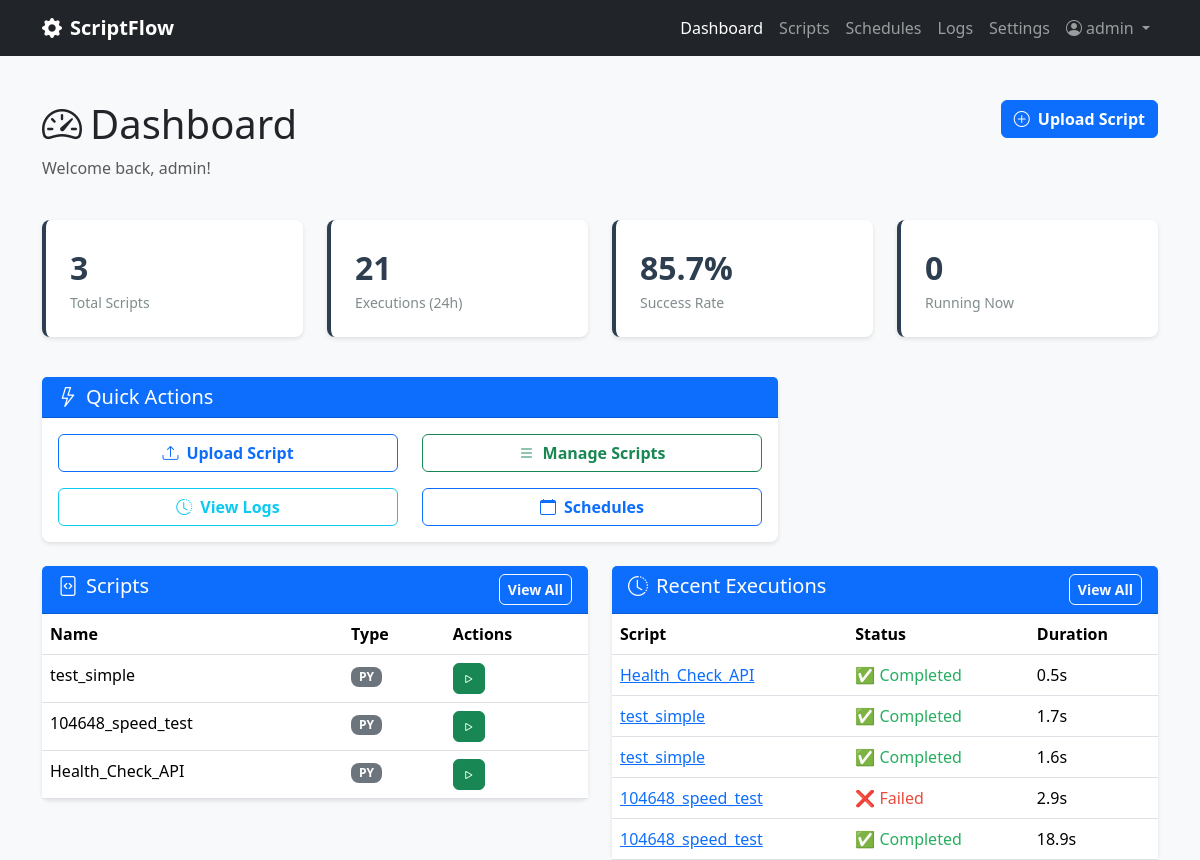
The app's page /dashboard (signed in) with its own data.
### scriptflow.py (models this page shows, shortened)
class User(UserMixin, db.Model):
    __tablename__ = 'users'
    id = db.Column(db.Integer, primary_key=True)
    username = db.Column(db.String(80), unique=True, nullable=False)
    email = db.Column(db.String(120), unique=True, nullable=False)
    password_hash = db.Column(db.String(255), nullable=False)
    created_at = db.Column(db.DateTime, default=datetime.now)
    last_login = db.Column(db.DateTime)

class Script(db.Model):
    __tablename__ = 'scripts'
    id = db.Column(db.Integer, primary_key=True)
    name = db.Column(db.String(100), nullable=False)
    description = db.Column(db.Text)
    filename = db.Column(db.String(255), nullable=False)
    file_path = db.Column(db.String(500), nullable=False)
    script_type = db.Column(db.String(10), nullable=False)  # 'py' or 'bat'
    file_size = db.Column(db.Integer)
    created_at = db.Column(db.DateTime, default=datetime.now)
    updated_at = db.Column(db.DateTime, default=datetime.now, onupdate=datetime.now)
    is_active = db.Column(db.Boolean, default=True)
    user_id = db.Column(db.Integer, db.ForeignKey('users.id'), nullable=False)

class Execution(db.Model):
    __tablename__ = 'executions'
    id = db.Column(db.Integer, primary_key=True)
    started_at = db.Column(db.DateTime, default=datetime.now, nullable=False)
    completed_at = db.Column(db.DateTime)
    status = db.Column(db.String(20), default='pending', nullable=False)  # pending, running, completed, failed, timeout
    exit_code = db.Column(db.Integer)
    stdout = db.Column(db.Text)
    stderr = db.Column(db.Text)
    duration_seconds = db.Column(db.Float)
    trigger_type = db.Column(db.String(20), default='manual', nullable=False)  # manual, scheduled, api
    script_id = db.Column(db.Integer, db.ForeignKey('scripts.id'), nullable=False)
    user_id = db.Column(db.Integer, db.ForeignKey('users.id'), nullable=False)
    script = db.relationship('Script', backref='executions')
    @property
    def formatted_duration(self):
        if not self.duration_seconds:
            return "N/A"
        if self.duration_seconds < 60:
            return f"{self.duration_seconds:.1f}s"
        else:
            minutes = int(self.duration_seconds // 60)
            seconds = int(self.duration_seconds % 60)
            return f"{minutes}m {seconds}s"
    @property
    def status_icon(self):
        icons = {
            'pending': '⏳',
            'running': '🔄',  # Emoji simples que funciona bem
            'completed': '✅',
            'failed': '❌',
            'timeout': '⏰',
            'cancelled': '🛑'
        }
        return icons.get(self.status, '❓')
    @property
    def status_color(self):
        colors = {
            'pending': 'secondary',
            'running': 'running',  # Usar classe CSS personalizada com animação
            'completed': 'success',
            'failed': 'danger',
            'timeout': 'warning',
            'cancelled': 'danger'
        }
        return colors.get(self.status, 'secondary')

### scriptflow.py (the view)
@app.route('/dashboard')
@login_required
def dashboard():
    user_scripts = Script.query.filter_by(user_id=current_user.id, is_active=True).all()
    recent_executions = Execution.query.filter_by(user_id=current_user.id)\
        .order_by(Execution.started_at.desc())\
        .limit(5).all()
    total_scripts = len(user_scripts)
    executions_24h = Execution.query.filter(
        Execution.user_id == current_user.id,
        Execution.started_at >= datetime.now() - timedelta(days=1)
    ).count()
    successful_24h = Execution.query.filter(
        Execution.user_id == current_user.id,
        Execution.started_at >= datetime.now() - timedelta(days=1),
        Execution.status == 'completed',
        Execution.exit_code == 0
    ).count()
    success_rate = round((successful_24h / executions_24h * 100) if executions_24h > 0 else 100, 1)
    stats = {
        'total_scripts': total_scripts,
        'executions_24h': executions_24h,
        'success_rate_24h': success_rate,
        'running_count': len(running_processes)
    }
    return render_template('dashboard.html',
                         scripts=user_scripts,
                         recent_executions=recent_executions,
                         stats=stats)

### scriptflow.py (called while the page is built)
@login_manager.user_loader
def load_user(user_id):
    return User.query.get(int(user_id))

### templates/dashboard.html (shortened to what this page needs)
{% extends "base.html" %}
{% block content %}
        <div class="row mb-4">
            <div class="col">
                <h1><i class="bi bi-speedometer2 me-2"></i>Dashboard</h1>
                <p class="text-muted">Welcome back, {{ current_user.username }}!</p>
            </div>
            <div class="col-auto">
                <a href="{{ url_for('upload_script') }}" class="btn btn-primary">
                    <i class="bi bi-plus-circle me-2"></i>Upload Script
                </a>
            </div>
        </div>
        <div class="row mb-4">
            <div class="col-md-3 mb-3">
                <div class="stats-card">
                    <p class="stats-number">{{ stats.total_scripts }}</p>
                    <p class="stats-label">Total Scripts</p>
                </div>
            </div>
            <div class="col-md-3 mb-3">
                <div class="stats-card">
                    <p class="stats-number">{{ stats.executions_24h }}</p>
                    <p class="stats-label">Executions (24h)</p>
                </div>
            </div>
            <div class="col-md-3 mb-3">
                <div class="stats-card">
                    <p class="stats-number">{{ stats.success_rate_24h }}%</p>
                    <p class="stats-label">Success Rate</p>
                </div>
            </div>
            <div class="col-md-3 mb-3">
                <div class="stats-card">
                    <p class="stats-number">{{ stats.running_count }}</p>
                    <p class="stats-label">Running Now</p>
                </div>
            </div>
        </div>
        <div class="row mb-4">
            <div class="col-md-8">
                <div class="card">
                    <div class="card-header bg-primary text-white">
                        <h5 class="mb-0"><i class="bi bi-lightning me-2"></i>Quick Actions</h5>
                    </div>
                    <div class="card-body">
                        <div class="row">
                            <div class="col-md-6 mb-3">
                                <a href="{{ url_for('upload_script') }}" class="btn btn-outline-primary w-100">
                                    <i class="bi bi-upload me-2"></i>Upload Script
                                </a>
                            </div>
                            <div class="col-md-6 mb-3">
                                <a href="{{ url_for('scripts') }}" class="btn btn-outline-success w-100">
                                    <i class="bi bi-list me-2"></i>Manage Scripts
                                </a>
                            </div>
                            <div class="col-md-6">
                                <a href="{{ url_for('logs') }}" class="btn btn-outline-info w-100">
                                    <i class="bi bi-clock-history me-2"></i>View Logs
                                </a>
                            </div>
                            <div class="col-md-6">
                                <a href="{{ url_for('schedules') }}" class="btn btn-outline-primary w-100">
                                    <i class="bi bi-calendar me-2"></i>Schedules
                                </a>
                            </div>
                        </div>
                    </div>
                </div>
            </div>
        </div>
        <div class="row">
            <div class="col-md-6">
                <div class="card">
                    <div class="card-header bg-primary text-white d-flex justify-content-between">
                        <h5 class="mb-0"><i class="bi bi-file-code me-2"></i>Scripts</h5>
                        <a href="{{ url_for('scripts') }}" class="btn btn-sm btn-outline-light">View All</a>
                    </div>
                    <div class="card-body p-0">
                        {% if scripts %}
                            <div class="table-responsive">
                                <table class="table table-hover mb-0">
                                    <thead>
                                        <tr>
                                            <th>Name</th>
                                            <th>Type</th>
                                            <th>Actions</th>
                                        </tr>
                                    </thead>
                                    <tbody>
                                        {% for script in scripts[:5] %}
                                        <tr>
                                            <td>{{ script.name }}</td>
                                            <td><span class="badge bg-secondary">{{ script.script_type.upper() }}</span></td>
                                            <td>
                                                <form method="POST" action="{{ url_for('execute_script', script_id=script.id) }}" class="d-inline">
                                                    <button type="submit" class="btn btn-sm btn-success" title="Execute">
                                                        <i class="bi bi-play"></i>
                                                    </button>
                                                </form>
                                            </td>
                                        </tr>
                                        {% endfor %}
                                    </tbody>
                                </table>
                            </div>
                        {% else %}
                            <div class="p-4 text-center">
                                <i class="bi bi-file-code text-muted" style="font-size: 3rem;"></i>
                                <p class="text-muted mt-2">No scripts yet</p>
                                <a href="{{ url_for('upload_script') }}" class="btn btn-primary">Upload First Script</a>
                            </div>
                        {% endif %}
                    </div>
                </div>
            </div>
            <div class="col-md-6">
                <div class="card">
                    <div class="card-header bg-primary text-white d-flex justify-content-between">
                        <h5 class="mb-0"><i class="bi bi-clock-history me-2"></i>Recent Executions</h5>
                        <a href="{{ url_for('logs') }}" class="btn btn-sm btn-outline-light">View All</a>
                    </div>
                    <div class="card-body p-0">
                        {% if recent_executions %}
                            <div class="table-responsive">
                                <table class="table table-hover mb-0">
                                    <thead>
                                        <tr>
                                            <th>Script</th>
                                            <th>Status</th>
                                            <th>Duration</th>
                                        </tr>
                                    </thead>
                                    <tbody>
                                        {% for execution in recent_executions %}
                                        <tr>
                                            <td>
                                                <a href="{{ url_for('view_execution', execution_id=execution.id) }}">
                                                    {{ execution.script.name if execution.script else 'Unknown' }}
                                                </a>
                                            </td>
                                            <td>
                                                <span class="status-{{ execution.status_color }}">
                                                    {{ execution.status_icon }} {{ execution.status|title }}
                                                </span>
                                            </td>
                                            <td>{{ execution.formatted_duration }}</td>
                                        </tr>
                                        {% endfor %}
                                    </tbody>
                                </table>
                            </div>
                        {% else %}
                            <div class="p-4 text-center">
                                <i class="bi bi-clock-history text-muted" style="font-size: 3rem;"></i>
                                <p class="text-muted mt-2">No executions yet</p>
                            </div>
                        {% endif %}
                    </div>
                </div>
            </div>
        </div>
{% endblock %}

### templates/base.html (shortened to what this page needs)
<!DOCTYPE html>
<html lang="en">
<head>
    <link href="https://cdn.jsdelivr.net/npm/bootstrap@5.3.2/dist/css/bootstrap.min.css" rel="stylesheet">
    <link href="https://cdn.jsdelivr.net/npm/bootstrap-icons@1.11.0/font/bootstrap-icons.css" rel="stylesheet">
    <link href="{{ url_for('static', filename='css/app.css') }}" rel="stylesheet">
</head>
<body{% block body_class %}{% endblock %}>
    <nav class="navbar navbar-expand-lg navbar-dark bg-dark fixed-top">
        <div class="container">
            <a class="navbar-brand" href="{{ url_for('dashboard') }}">
                <i class="bi bi-gear-fill me-2"></i>ScriptFlow
            </a>
            <div class="navbar-nav ms-auto">
                <a class="nav-link{% if request.endpoint == 'dashboard' %} active{% endif %}" href="{{ url_for('dashboard') }}">Dashboard</a>
                <a class="nav-link{% if request.endpoint in ['scripts', 'upload_script', 'edit_script', 'view_script'] %} active{% endif %}" href="{{ url_for('scripts') }}">Scripts</a>
                <a class="nav-link{% if request.endpoint in ['schedules', 'create_schedule', 'edit_schedule'] %} active{% endif %}" href="{{ url_for('schedules') }}">Schedules</a>
                <a class="nav-link{% if request.endpoint in ['logs', 'view_execution'] %} active{% endif %}" href="{{ url_for('logs') }}">Logs</a>
                <a class="nav-link{% if request.endpoint in ['settings', 'python_settings', 'terminal'] %} active{% endif %}" href="{{ url_for('settings') }}">Settings</a>
                <div class="nav-item dropdown">
                    <a class="nav-link dropdown-toggle" href="#" role="button" data-bs-toggle="dropdown">
                        <i class="bi bi-person-circle me-1"></i>{{ current_user.username }}
                    </a>
                </div>
            </div>
        </div>
    </nav>
    <main class="container mt-4">
        {% block content %}{% endblock %}
    </main>
</body>
</html>

### static/css/app.css (style rules this page uses)
body { background-color: #f8f9fa; padding-top: 76px; }
.navbar-brand { font-weight: 600; }
.card { border: none; box-shadow: 0 2px 4px rgba(0,0,0,0.1); }
.btn, .btn-sm, .btn-lg, .btn-group .btn, .btn-outline-primary, .btn-outline-secondary { border-radius: 6px !important; font-weight: 600; transition: all 0.3s ease; }
.card, .modal-content, .badge, .alert { border-radius: 8px !important; }
.stats-card { background: white; border-radius: 8px; padding: 1.5rem; box-shadow: 0 2px 4px rgba(0,0,0,0.1); border-left: 4px solid #2C3E50; }
.stats-number { font-size: 2rem; font-weight: 700; color: #2C3E50; margin: 0; }
.stats-label { color: #7F8C8D; font-size: 0.875rem; margin: 0; }
.status-success { color: #27AE60; }
.status-danger { color: #E74C3C; }

### records on screen
User: username "admin"
Script: name "test_simple", script_type "PY"
Script: name "104648_speed_test", script_type "PY"
Script: name "Health_Check_API", script_type "PY"
Execution: script "Health_Check_API", status_icon "✅", status "Completed", formatted_duration "0.5s"
Execution: script "test_simple", status_icon "✅", status "Completed", formatted_duration "1.7s"
Execution: script "test_simple", status_icon "✅", status "Completed", formatted_duration "1.6s"
Execution: script "104648_speed_test", status_icon "❌", status "Failed", formatted_duration "2.9s"
Execution: script "104648_speed_test", status_icon "✅", status "Completed", formatted_duration "18.9s"

### other values on screen
{{ stats.total_scripts }} "3"
{{ stats.executions_24h }} "21"
{{ stats.success_rate_24h }} "85.7"
{{ stats.running_count }} "0"
